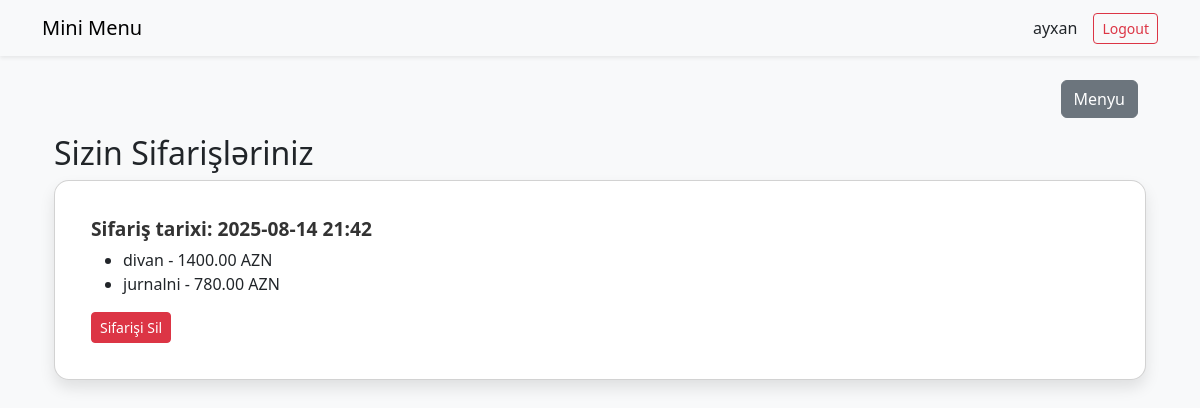
The page /orders/ (signed in) on the database as committed earlier.
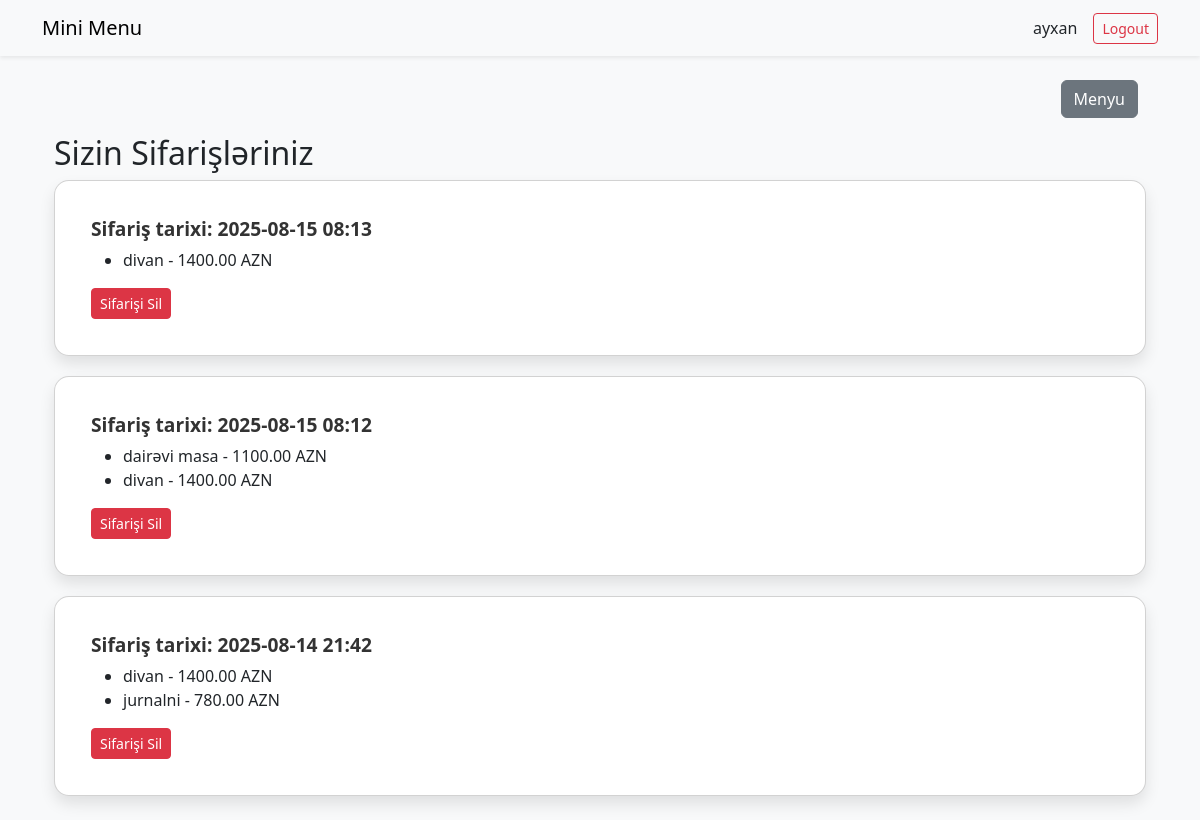
The same page on the database as committed later.
### menu/models.py (models this page shows, shortened)
class Order(models.Model):
    user = models.ForeignKey(User, on_delete=models.CASCADE, related_name='orders', verbose_name="İstifadəçi")
    items = models.ManyToManyField(MenuItem, related_name='orders', verbose_name="Sifariş elementləri")
    created_at = models.DateTimeField(auto_now_add=True, verbose_name="Sifariş tarixi")
    class Meta:
        verbose_name = "Sifariş"
        verbose_name_plural = "Sifarişlər"
        ordering = ['-created_at']

class MenuItem(models.Model):
    name = models.CharField(max_length=200, verbose_name="Məhsul adı")
    price = models.DecimalField(max_digits=8, decimal_places=2, verbose_name="Qiymət (AZN)")
    class Meta:
        verbose_name = "Məhsul"
        verbose_name_plural = "Məhsullar"
        ordering = ['name']

### menu/views.py (the view)
# urls.py: path('orders/', views.orders_view, name='orders'),
@login_required
def orders_view(request):
    orders = Order.objects.filter(user=request.user).order_by('-created_at')
    return render(request, 'orders.html', {'orders': orders})

### menu/templates/orders.html (shortened to what this page needs)
{% extends "product/layouts/base.html" %}
{% block content %}
<div class="container mt-4">
    <div class="d-flex justify-content-end mb-3">
        <a href="{% url 'menu' %}" class="btn btn-secondary me-2">Menyu</a>
    </div>
    <h2>Sizin Sifarişləriniz</h2>
    {% for order in orders %}
    <div class="card order-card" id="order-{{ order.id }}">
        <div class="card-body">
            <h5 class="card-title order-header">Sifariş tarixi: {{ order.created_at|date:"Y-m-d H:i" }}</h5>
            <ul>
                {% for item in order.items.all %}
                <li>{{ item.name }} - {{ item.price }} AZN</li>
                {% endfor %}
            </ul>
            <button class="btn btn-danger btn-sm delete-order-btn" data-id="{{ order.id }}">Sifarişi Sil</button>
        </div>
    </div>
    {% empty %}
    <p>Hələ heç bir sifarişiniz yoxdur.</p>
    {% endfor %}
</div>
{% endblock %}

Rows that differ between the two databases and show on the page:
added Order: created_at "2025-08-15 08:13", MenuItem (name "divan", price "1400.00")
added Order: created_at "2025-08-15 08:12", MenuItem (name "divan", price "1400.00")
now on this page (row unchanged): MenuItem: name "dairəvi masa", price "1100.00", shown under "2025-08-15 08:12"
